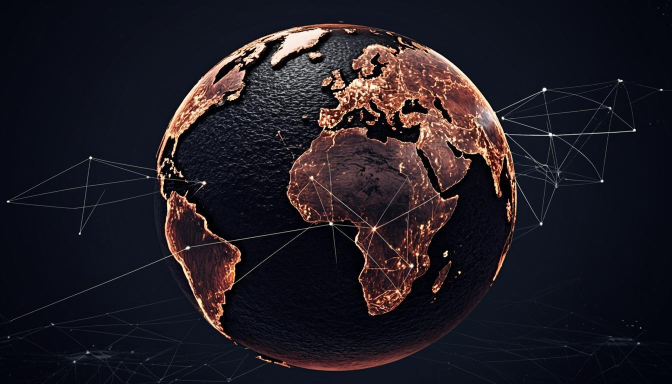
#> input picture scripts/tmp-img/01-network.png, 1344 x 768 px, found by its file name (shown at 1/2 size)
$ python process-assets.py
#> lines starting #> are read from the running program, lines starting #| are printed output that depends on the picture
#!/usr/bin/env python3
"""Post-process generated showcase images (compress to jpg) and fix logo
transparency (un-premultiply black background -> true alpha)."""
from PIL import Image
import os

BASE = "/home/z/my-project"
TMP = f"{BASE}/scripts/tmp-img"
OUT = f"{BASE}/public/showcase"
BRAND = f"{BASE}/public/brand"
os.makedirs(OUT, exist_ok=True)

# ---------------------------------------------------------------- showcase
# (src, dest, max_width)
SHOWCASE = [
    ("01-network.png", "network.jpg", 1280),
    ("02-servers.png", "servers.jpg", 1280),
    ("03-scan.png", "scan.jpg", 1024),
    ("04-traffic.png", "traffic.jpg", 1280),
    ("05-ops.png", "ops.jpg", 1024),
    ("06-shield.png", "shield.jpg", 1024),
]
for src, dest, maxw in SHOWCASE:
    im = Image.open(f"{TMP}/{src}").convert("RGB")
#> im is the input picture: PIL image 1344x768 RGB; mean R, G, B 31.8, 27.2, 34.7
    if im.width > maxw:
        im = im.resize((maxw, int(im.height * maxw / im.width)), Image.LANCZOS)
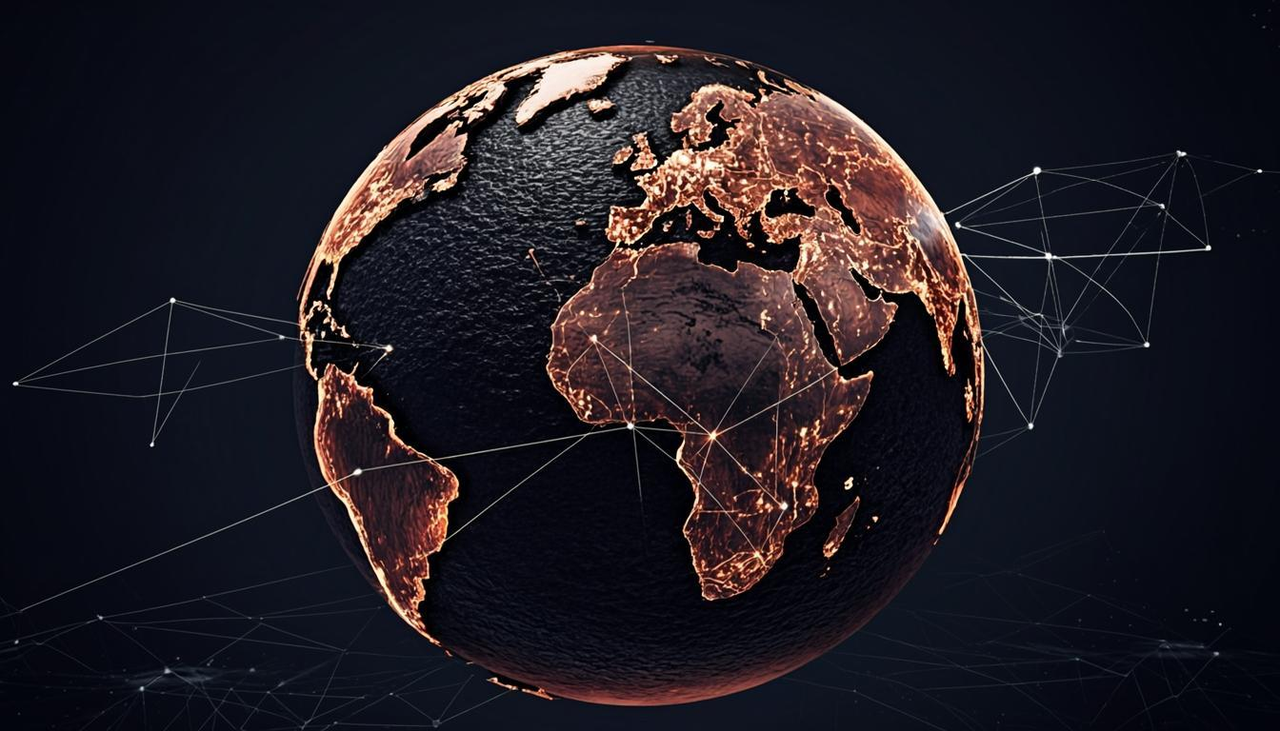
#> im: PIL image 1280x731 RGB; mean R, G, B 31.8, 27.3, 34.8
    im.save(f"{OUT}/{dest}", "JPEG", quality=82, optimize=True, progressive=True)
    kb = os.path.getsize(f"{OUT}/{dest}") // 1024
    print(f"showcase {dest}: {im.size} {kb}KB")
#| showcase network.jpg: (1280, 731) 129KB
#> pass 2 of the loop `for src, dest, maxw in SHOWCASE:`:
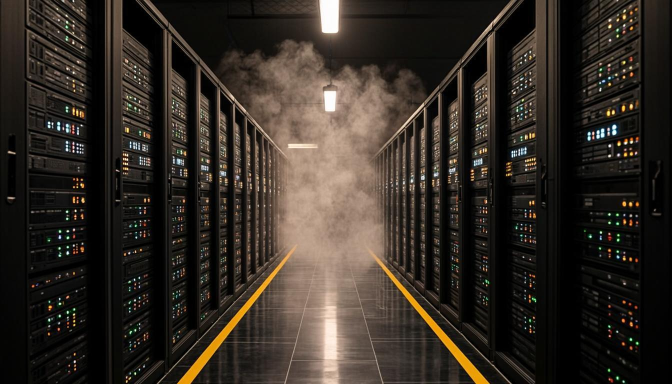
#> input picture scripts/tmp-img/02-servers.png, 1344 x 768 px, found by its file name (shown at 1/2 size)
#> im is the input picture: PIL image 1344x768 RGB; mean R, G, B 50.5, 43.3, 36.1
#> `im = im.resize((maxw, int(im.height * maxw / im.width)), Image.LANCZOS)`:
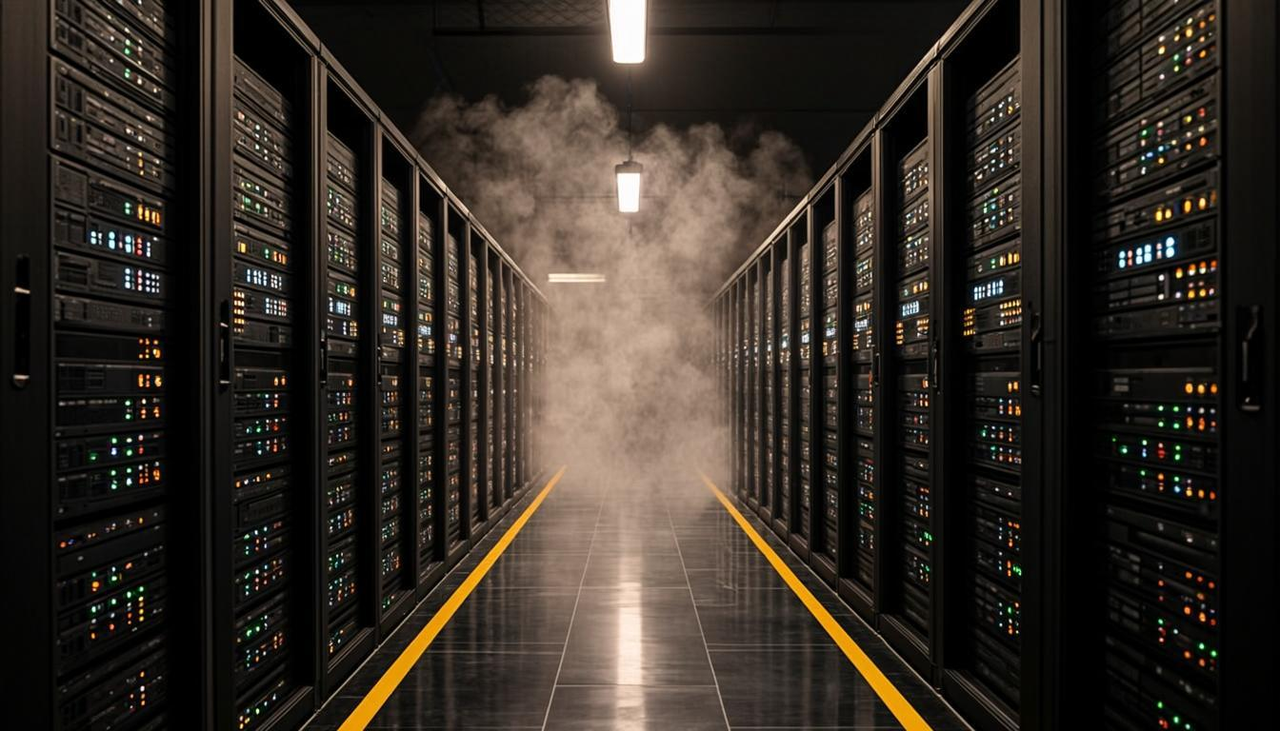
#> im: PIL image 1280x731 RGB; mean R, G, B 50.5, 43.3, 36.1
#| showcase servers.jpg: (1280, 731) 146KB
#> (the run stopped early here; a loop or call above may not have finished)
